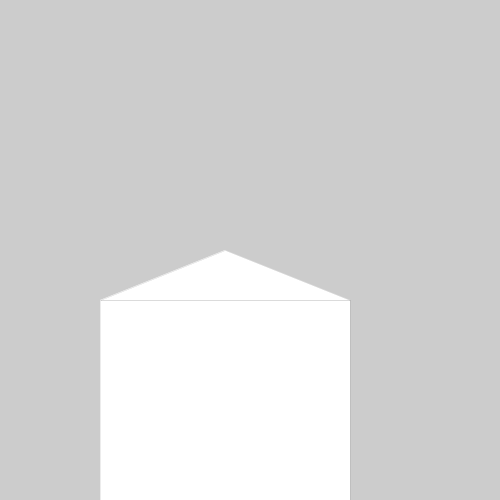
Frame 1 (no input)
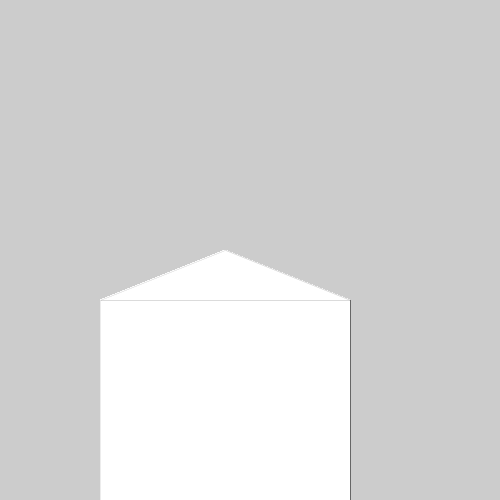
Frame 60 (the mouse pressed at the canvas centre just before this capture)
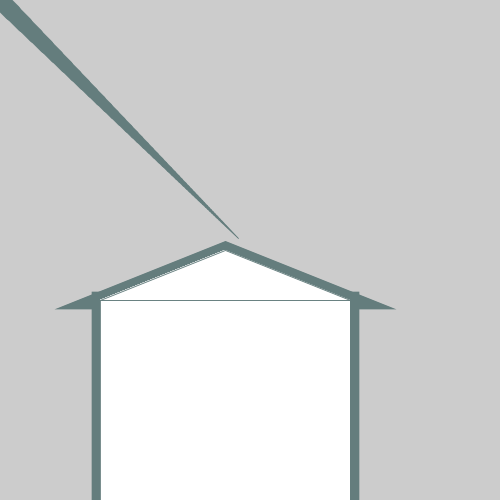
Frame 120 (the mouse held since frame 60 and released just before this capture)

The Processing sketch that drew these frames (run headless with seeded random() and noise(); from frame 60 on, the mouse is pressed at the canvas centre):

// Processing sketch: processing_101919
// ── processing_101919.pde

float x;
float y;
float px;
float py;
float easing = 0.05;
int recx = 100;
int recy = 300;
int w = 250;
int h = 300;
void setup() {
size(500,500);
}
void draw() {
//background(430);
   float targetX = mouseX;
   x += (targetX - x) * easing;
   float targetY = mouseY;
   y += (targetY - y) * easing;
   float weight = dist(x,y,px,py);
   strokeWeight(weight);
     stroke((mouseY/2 - mouseX/2) % 100 + 100, mouseX/2 % 100 + 100, mouseY/2 % 100 + 100);
   //Thank you thomas for the line above :)
   line(x, y, px, py);
   py = y;
   px = x;
   
if ((mouseX > recx) && (mouseX < recx+w) &&
(mouseY > recy) && (mouseY < recy+h)) {
fill(0);
} else {
fill(255);
}
rect(recx, recy, w, h);
triangle(100, 300, 350, 300, 225, 250);
}
